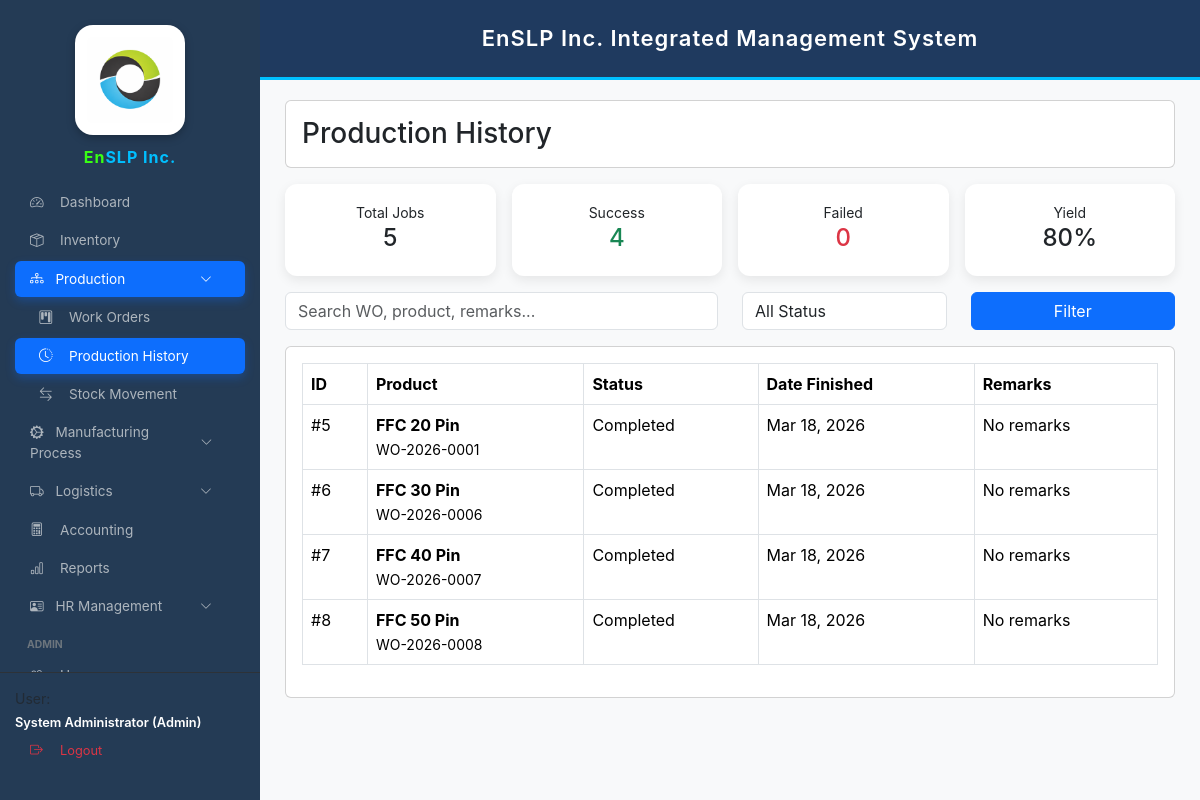
Page /production_history.php (signed in) on the earlier database version.
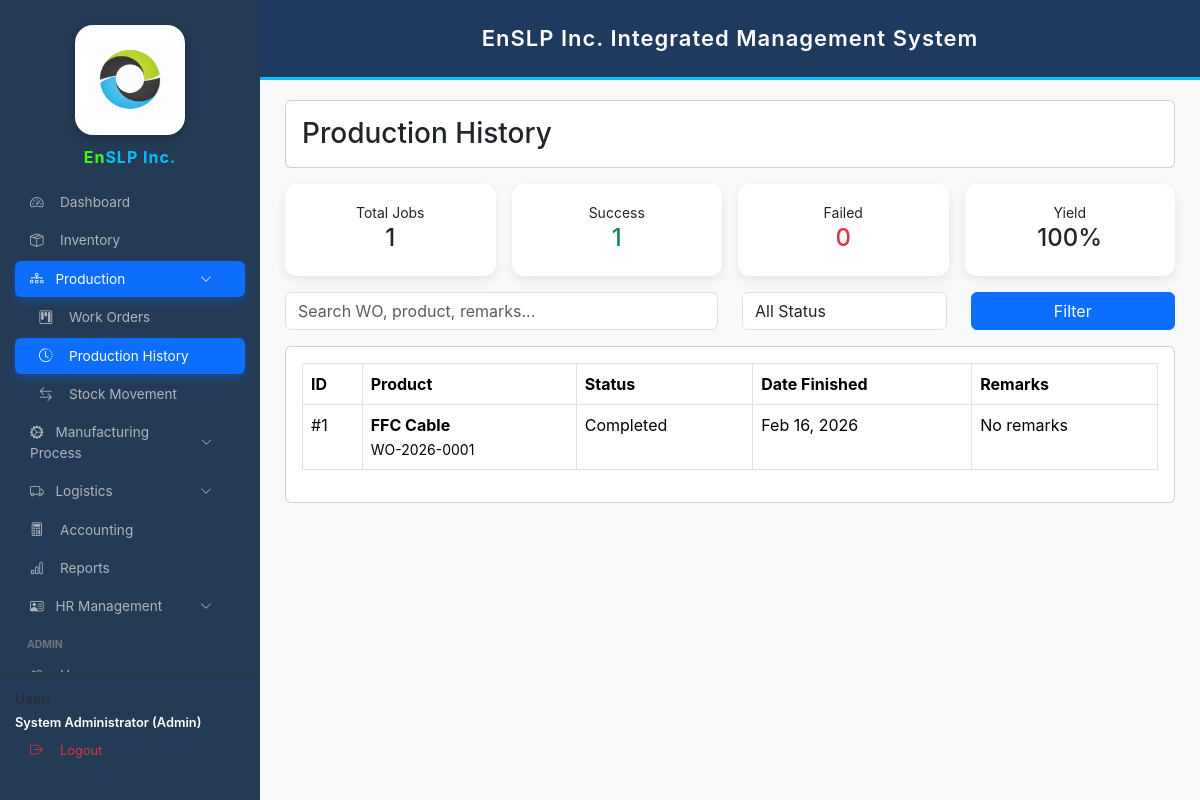
Same page on the later database version.
### tables this page shows
CREATE TABLE `work_orders` (
  `id` int(11) NOT NULL,
  `wo_no` varchar(50) DEFAULT NULL,
  `product_name` varchar(150) NOT NULL,
  `client_name` varchar(150) NOT NULL,
  `qty` int(11) DEFAULT 0,
  `start_date` date DEFAULT NULL,
  `due_date` date DEFAULT NULL,
  `status` enum('Pending','In Progress','QC','Completed') NOT NULL DEFAULT 'Pending',
  `date_started` date NOT NULL,
  `date_completed` date DEFAULT NULL,
  `remarks` varchar(255) DEFAULT NULL,
  `created_at` timestamp NOT NULL DEFAULT current_timestamp(),
  `finished_at` datetime DEFAULT NULL,
  `current_step` varchar(50) DEFAULT NULL
);

### production_history.php (the view, shortened to what this page needs)
<?php
require_once 'config.php';
$q = trim($_GET['q'] ?? '');
$params = [];
$total = (int)$conn->query("SELECT COUNT(*) FROM work_orders")->fetchColumn();
$success = (int)$conn->query("SELECT COUNT(*) FROM work_orders WHERE status='Completed'")->fetchColumn();
$failed  = (int)$conn->query("SELECT COUNT(*) FROM work_orders WHERE status='Failed'")->fetchColumn();
$yield = ($total > 0) ? round(($success / $total) * 100) : 0;
$sql = "
SELECT
    id,
    wo_no,
    product_name,
    status,
    remarks,
    date_completed AS date_finished
FROM work_orders
WHERE status IN ('Completed','Failed')
";
$sql .= " ORDER BY date_completed DESC";
$stmt = $conn->prepare($sql);
$stmt->execute($params);
$rows = $stmt->fetchAll(PDO::FETCH_ASSOC);
function niceDate($dt){
    return date("M d, Y", strtotime($dt));
}
?>
<!DOCTYPE html>
<html>
<head>
<link href="https://cdn.jsdelivr.net/npm/bootstrap@5.3.3/dist/css/bootstrap.min.css" rel="stylesheet">
</head>
<body>
<?php include 'sidebar.php'; ?>
<?php include 'header.php'; ?>
<div class="main-content">
<div class="card mb-3">
    <div class="card-body">
        <h3 class="mb-0">Production History</h3>
    </div>
</div>
<div class="row g-3 mb-3">
    <div class="col-md-3">
        <div class="card stat-card text-center">
            <div class="card-body">
                <small>Total Jobs</small>
                <h4><?= $total ?></h4>
            </div>
        </div>
    </div>
    <div class="col-md-3">
        <div class="card stat-card text-center">
            <div class="card-body">
                <small>Success</small>
                <h4 class="text-success"><?= $success ?></h4>
            </div>
        </div>
    </div>
    <div class="col-md-3">
        <div class="card stat-card text-center">
            <div class="card-body">
                <small>Failed</small>
                <h4 class="text-danger"><?= $failed ?></h4>
            </div>
        </div>
    </div>
    <div class="col-md-3">
        <div class="card stat-card text-center">
            <div class="card-body">
                <small>Yield</small>
                <h4><?= number_format($yield, 0) ?>%</h4>
            </div>
        </div>
    </div>
</div>
<form method="GET" class="row mb-3">
<div class="col-md-6">
<input type="text" name="q" class="form-control"
placeholder="Search WO, product, remarks..."
value="<?= htmlspecialchars($q) ?>">
</div>
<div class="col-md-3">
<select name="status" class="form-control">
<option value="">All Status</option>
</select>
</div>
<div class="col-md-3">
<button class="btn btn-primary w-100">Filter</button>
</div>
</form>
<div class="card">
<div class="card-body table-responsive">
<table class="table table-bordered">
<thead>
<tr>
<th>ID</th>
<th>Product</th>
<th>Status</th>
<th>Date Finished</th>
<th>Remarks</th>
</tr>
</thead>
<tbody>
<?php if(!$rows): ?>
<tr>
<td colspan="5" class="text-center">No records found</td>
</tr>
<?php else: ?>
<?php foreach($rows as $r): ?>
<tr>
<td>#<?= $r['id'] ?></td>
<td>
<strong><?= htmlspecialchars($r['product_name']) ?></strong><br>
<small><?= htmlspecialchars($r['wo_no']) ?></small>
</td>
<td><?= $r['status'] ?></td>
<td><?= niceDate($r['date_finished']) ?></td>
<td><?= $r['remarks'] ?? 'No remarks' ?></td>
</tr>
<?php endforeach; ?>
<?php endif; ?>
</tbody>
</table>
</div>
</div>
</div>
</body>
</html>

Differences in the rows shown:
removed work_orders: id "5", product_name "FFC 20 Pin", wo_no "WO-2026-0001", status "Completed", date_completed "Mar 18, 2026", remarks "No remarks"
removed work_orders: id "6", product_name "FFC 30 Pin", wo_no "WO-2026-0006", status "Completed", date_completed "Mar 18, 2026", remarks "No remarks"
removed work_orders: id "7", product_name "FFC 40 Pin", wo_no "WO-2026-0007", status "Completed", date_completed "Mar 18, 2026", remarks "No remarks"
removed work_orders: id "8", product_name "FFC 50 Pin", wo_no "WO-2026-0008", status "Completed", date_completed "Mar 18, 2026", remarks "No remarks"
added work_orders: id "1", product_name "FFC Cable", wo_no "WO-2026-0001", status "Completed", date_completed "Feb 16, 2026", remarks "No remarks"
Other differences:
$total: "5" → "1"
$success: "4" → "1"
$yield: "80" → "100"
